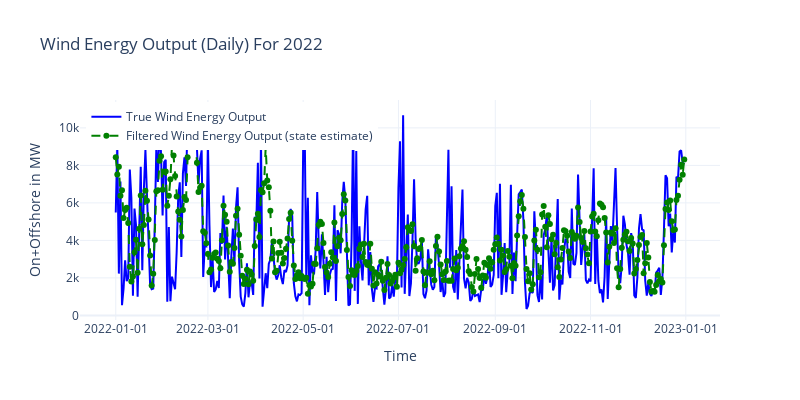

Notebook source saved alongside this figure:
### Markdown cell above
# Wind Daily

### Code cell
import pandas as pd
import numpy as np
import plotly.graph_objects as go
from pykalman import KalmanFilter
from sklearn.metrics import mean_absolute_error, mean_squared_error, r2_score

data = df_merged_daily


data['timestamps'] = pd.to_datetime(data['timestamps'])


timestamps_all = data['timestamps']
windspeed = data['windspeed'].values
wind_energy = data['wind_on_offshore'].values


data_2022 = data[data['timestamps'].dt.year == 2022]


timestamps_2022 = data_2022['timestamps']
wind_energy_2022 = data_2022['wind_on_offshore'].values

x_all = wind_energy.reshape(-1, 1)  
z_all = windspeed.reshape(-1, 1)  


M_all = len(wind_energy)


A = np.dot(x_all[1:].T, x_all[:-1]
           ) @ np.linalg.inv(np.dot(x_all[:-1].T, x_all[:-1]))
W = (np.dot(x_all[1:].T, x_all[1:]) -
     np.dot(A, np.dot(x_all[:-1].T, x_all[1:]))) / (M_all - 1)
H = np.dot(z_all.T, x_all) @ np.linalg.inv(np.dot(x_all.T, x_all))
Q = (np.dot(z_all.T, z_all) - np.dot(H, np.dot(x_all.T, z_all))) / M_all


A = A.reshape(1, 1)
W = W.reshape(1, 1)
H = H.reshape(1, 1)
Q = Q.reshape(1, 1)


kf = KalmanFilter(
    transition_matrices=A,
    observation_matrices=H,
    transition_covariance=W,
    observation_covariance=Q,
    initial_state_mean=x_all[0],
    initial_state_covariance=np.eye(1)
)


filtered_state_estimates_all = kf.filter(z_all)[0]


filtered_state_estimates_2022 = kf.filter(
    z_all[timestamps_all.dt.year == 2022])[0]


mae = mean_absolute_error(wind_energy, filtered_state_estimates_all)
mse = mean_squared_error(wind_energy, filtered_state_estimates_all)
rmse = np.sqrt(mse)
r_squared = r2_score(wind_energy, filtered_state_estimates_all)


print(f"MAE: {mae}")
print(f"MSE: {mse}")
print(f"RMSE: {rmse}")
print(f"R-squared: {r_squared}")


fig = go.Figure()


fig.add_trace(go.Scatter(
    x=timestamps_2022, y=wind_energy_2022.flatten(),
    mode='lines', name='True Wind Energy Output',
    line=dict(color='blue')
))


fig.add_trace(go.Scatter(
    x=timestamps_2022, y=filtered_state_estimates_2022.flatten(),
    mode='lines+markers', name='Filtered Wind Energy Output (state estimate)',
    line=dict(color='green', dash='dash')
))


fig.update_layout(
    title='Wind Energy Output (Daily) For 2022',
    xaxis_title='Time',
    yaxis_title='On+Offshore in MW',
    legend=dict(x=0.01, y=0.99),
    template='plotly_white',
    xaxis=dict(tickformat='%Y-%m-%d'),
    width=800,
    height=400
)

fig.show()

### Figure 1 — Plotly figure (JSON) as saved in the notebook; plotly's stock layout.template omitted (floating-point values rounded to 4 significant figures; data arrays with more than 128 entries replaced by an {"elided": "..."} marker saying what was removed)
{"data": [{"line": {"color": "blue"}, "mode": "lines", "name": "True Wind Energy Output", "type": "scatter", "x": {"elided": "365 str values"}, "y": {"elided": "365 float values"}}, {"line": {"color": "green", "dash": "dash"}, "mode": "lines+markers", "name": "Filtered Wind Energy Output (state estimate)", "type": "scatter", "x": {"elided": "365 str values"}, "y": {"elided": "365 float values"}}], "layout": {"height": 400, "legend": {"x": 0.01, "y": 0.99}, "title": {"text": "Wind Energy Output (Daily) For 2022"}, "width": 800, "xaxis": {"tickformat": "%Y-%m-%d", "title": {"text": "Time"}}, "yaxis": {"title": {"text": "On+Offshore in MW"}}}}
